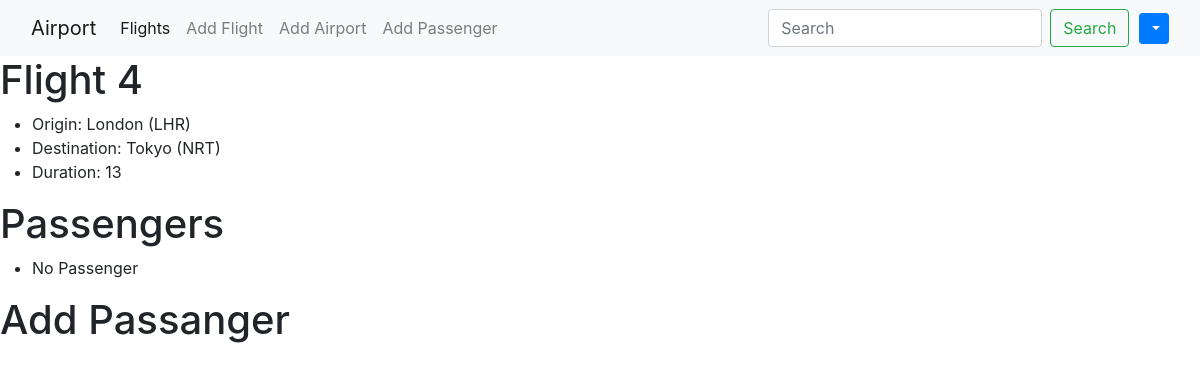
/flights/4, run on the app's committed database.
### flights/models.py (models this page shows, shortened)
class Flight(models.Model):
    origin = models.ForeignKey(Airport , on_delete= models.CASCADE,related_name = "departures")
    destination = models.ForeignKey(Airport , on_delete= models.CASCADE,related_name = "arrivals")
    duration = models.IntegerField()

class Airport(models.Model):
    code = models.CharField(max_length = 3)
    city = models.CharField(max_length = 64)
    def __str__(self):
        return f"{self.city} ({self.code})"

### flights/views.py (the view)
# urls.py: path("<int:flight_id>", views.flight, name="flight"),
def flight(request, flight_id):
    flight = Flight.objects.get(pk=flight_id)
    return render(request, "flights/flight.html", {
        "flight": flight,
        "passengers": flight.passengers.all(),
        "non_passenger":Passenger.objects.exclude(flights=flight).all()
    })

### flights/templates/flights/flight.html
{% extends "flights/layout.html" %}
{% block body %}
    <h1>Flight {{flight.id}}</h1>
    <ul>
        <li>Origin: {{flight.origin}}</li>
        <li>Destination: {{flight.destination}}</li>
        <li>Duration: {{flight.duration}}</li>
    </ul>
    <h1>Passengers</h1>
    <ul>
        {% for passenger in passengers %}
        <li>{{passenger}}</li>
        {% empty %}
        <li>No Passenger</li>
        {% endfor %}
    </ul>
    <h1>Add Passanger</h1>
{% endblock %}

### data on the page
Flight: id "4", origin "London (LHR)", destination "Tokyo (NRT)", duration "13"
